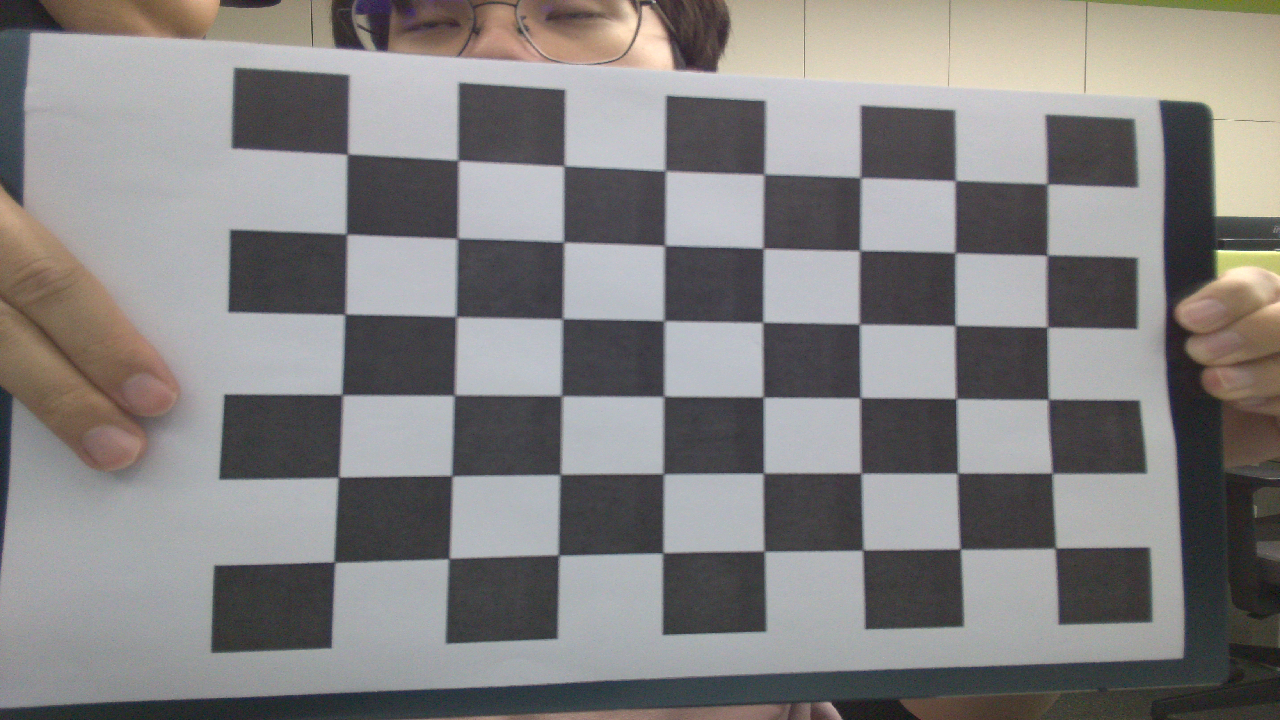
#> input picture Python/Camera/Picture/0.png, 1280 x 720 px; its folder holds only this picture in this run
$ python camera_test_03.py
#> lines starting #> are read from the running program, lines starting #| are printed output that depends on the picture; after the words box and inside, x2 and y2 are one past the last pixel; in counts of white or black regions, pixels touching at a corner belong together; long printed decimals are rounded
import numpy as np
import cv2
import glob

objp = np.zeros((8*6,3), np.float32)
objp[:,:2] = np.mgrid[0:6,0:8].T.reshape(-1,2)

objpoints = []
imgpoints = []

images = glob.glob('Picture/*.png')

for fname in images:
    img = cv2.imread(fname)
#> img is the input picture: shape (720, 1280, 3); mean B, G, R 129.5, 129.8, 132
    gray = cv2.cvtColor(img, cv2.COLOR_BGR2GRAY)
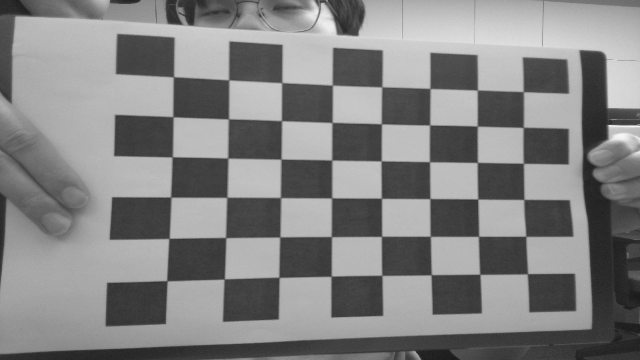
#> gray: shape (720, 1280) (shown at 1/2 size); min 10, max 254, mean 130.4

    ret, corners = cv2.findChessboardCorners(gray, (6,8), None)
#> ret = True; corners = 48 rows, first 8: [1047, 184], [1047, 255.5], [1045.6, 327.9], [1048, 399], [1050.2, 473.5], [1055, 548], [955, 180.5], [955, 253]

    if ret == True:
        objpoints.append(objp)

        criteria = (cv2.TERM_CRITERIA_EPS + cv2.TERM_CRITERIA_MAX_ITER, 30, 0.001)
        corners2 = cv2.cornerSubPix(gray,corners, (11,11), (-1,-1), criteria)
#> corners2 = 48 rows, first 8: [1047.1, 184], [1047, 255.2], [1047.1, 327.1], [1048.2, 399.3], [1051.9, 473.2], [1055.3, 548.1], [955.2, 180.5], [955, 252.7]
        imgpoints.append(corners2)

        img = cv2.drawChessboardCorners(img, (6,8), corners2, ret)
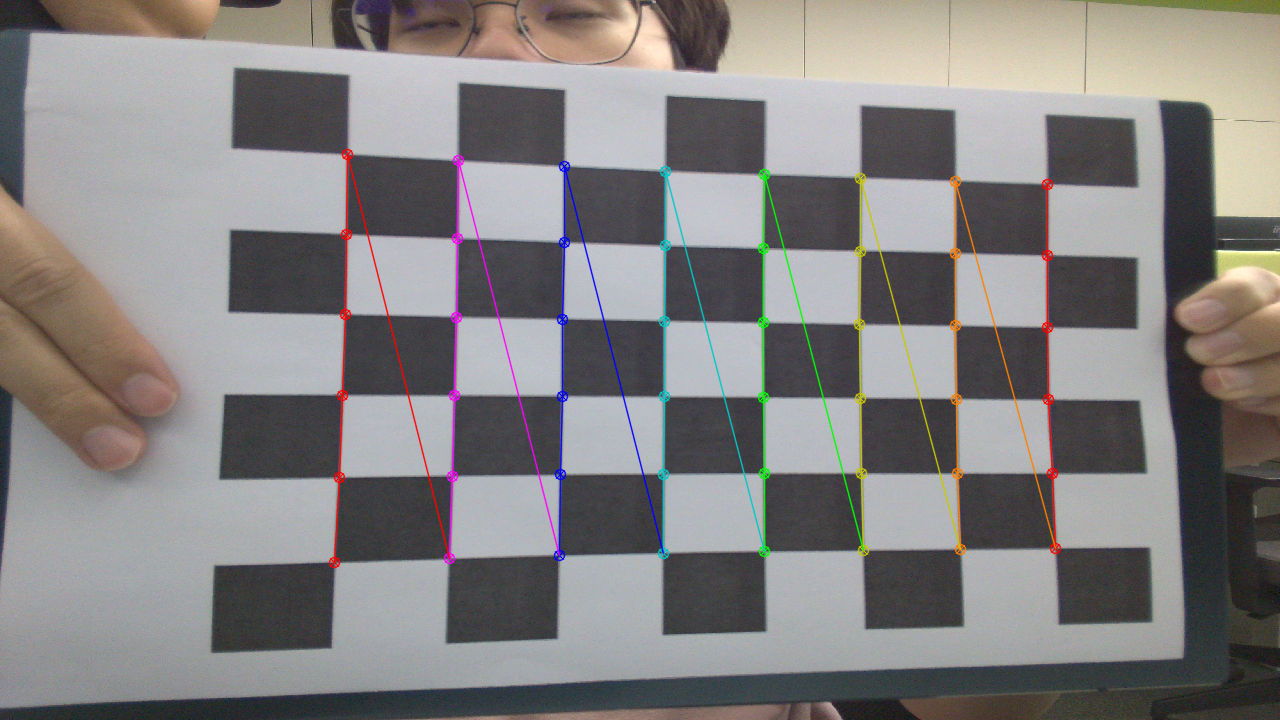
#> img: shape (720, 1280, 3); 2.3% of pixels changed, all inside (x1, y1, x2, y2) = (328, 148, 1062, 569)
        cv2.imshow('img', img)
        cv2.waitKey(10000)

cv2.destroyAllWindows()

ret, mtx, dist, rvecs, tvecs = cv2.calibrateCamera(objpoints, imgpoints, gray.shape[::-1], None, None)
#> ret = 0.399; mtx = [[1396.5, 0, 578.2], [0, 1009.8, 316.9], [0, 0, 1]]; dist = [[0.441, -2.31, -0.00639, -0.00681, 7.17]]; rvecs = ([-0.24, -0.131, 1.58],); tvecs = ([4.73, -1.84, 14.47],)

print("Camera matrix : \n")
print(mtx)
#| [[1.39650473e+03 0.00000000e+00 5.78187440e+02]
#|  [0.00000000e+00 1.00977395e+03 3.16939437e+02]
#|  [0.00000000e+00 0.00000000e+00 1.00000000e+00]]
print("dist : \n")
print(dist)
#| [[ 4.40506764e-01 -2.31085832e+00 -6.39260426e-03 -6.81214526e-03
#|    7.16720981e+00]]

$ run again, on Python/Camera/Picture/12.png
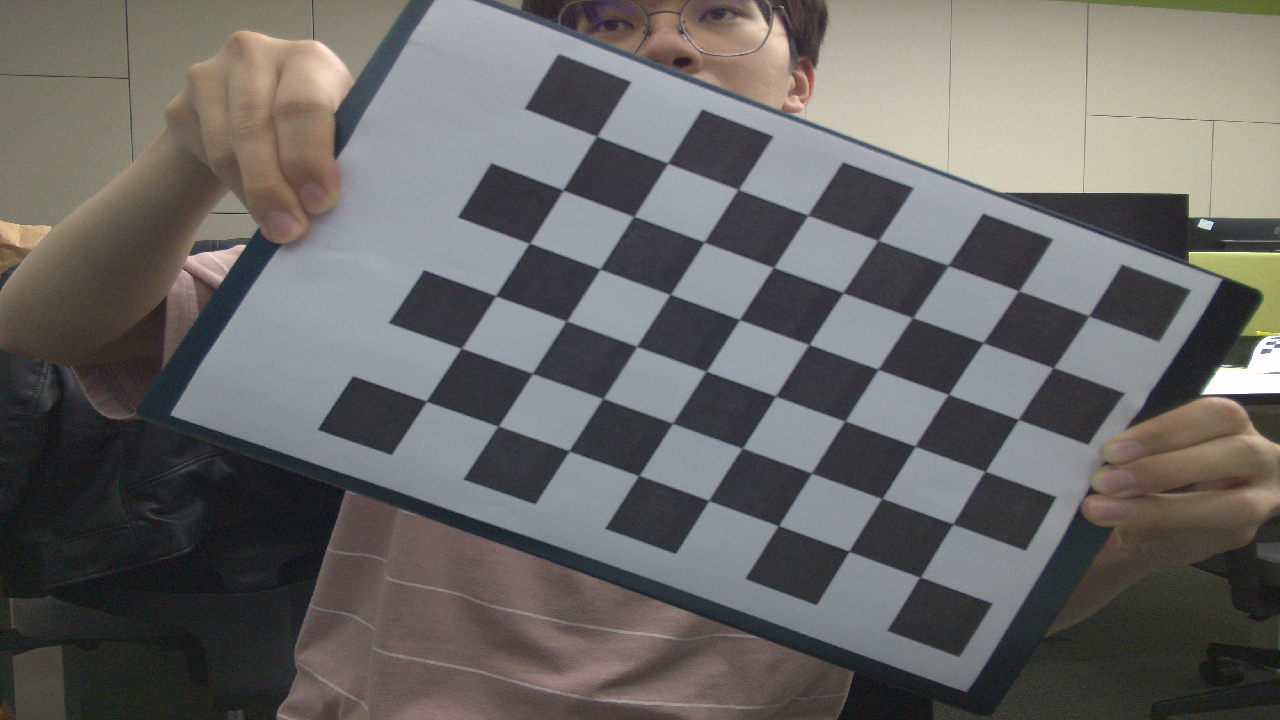
#> input picture Python/Camera/Picture/12.png, 1280 x 720 px
#> img is the input picture: shape (720, 1280, 3); mean B, G, R 101.4, 103.1, 105.3
#> `gray = cv2.cvtColor(img, cv2.COLOR_BGR2GRAY)`:
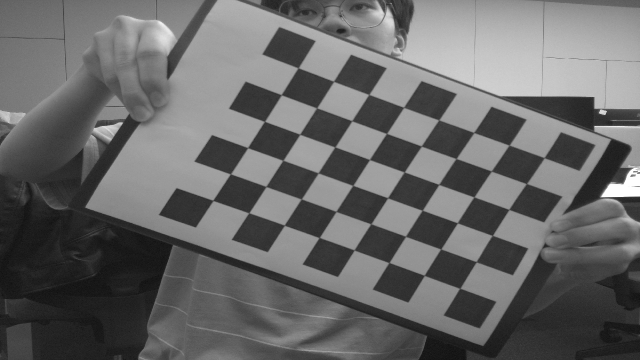
#> gray: shape (720, 1280) (shown at 1/2 size); min 7, max 255, mean 103.6
#> `ret, corners = cv2.findChessboardCorners(gray, (6,8), None)`: ret = True; corners = 48 rows, first 8: [426.1, 401.3], [461, 348.6], [495.9, 295.8], [530.6, 243.5], [564.7, 190.8], [597.3, 136.2], [498.4, 425.5], [532.5, 373.5]
#> corners2 = 48 rows, first 8: [426.3, 401.2], [461.4, 348.3], [495.8, 295.7], [529.4, 243.2], [562.9, 190], [596.7, 136.2], [498.1, 426.1], [532.5, 373.4]
#> `img = cv2.drawChessboardCorners(img, (6,8), corners2, ret)`:
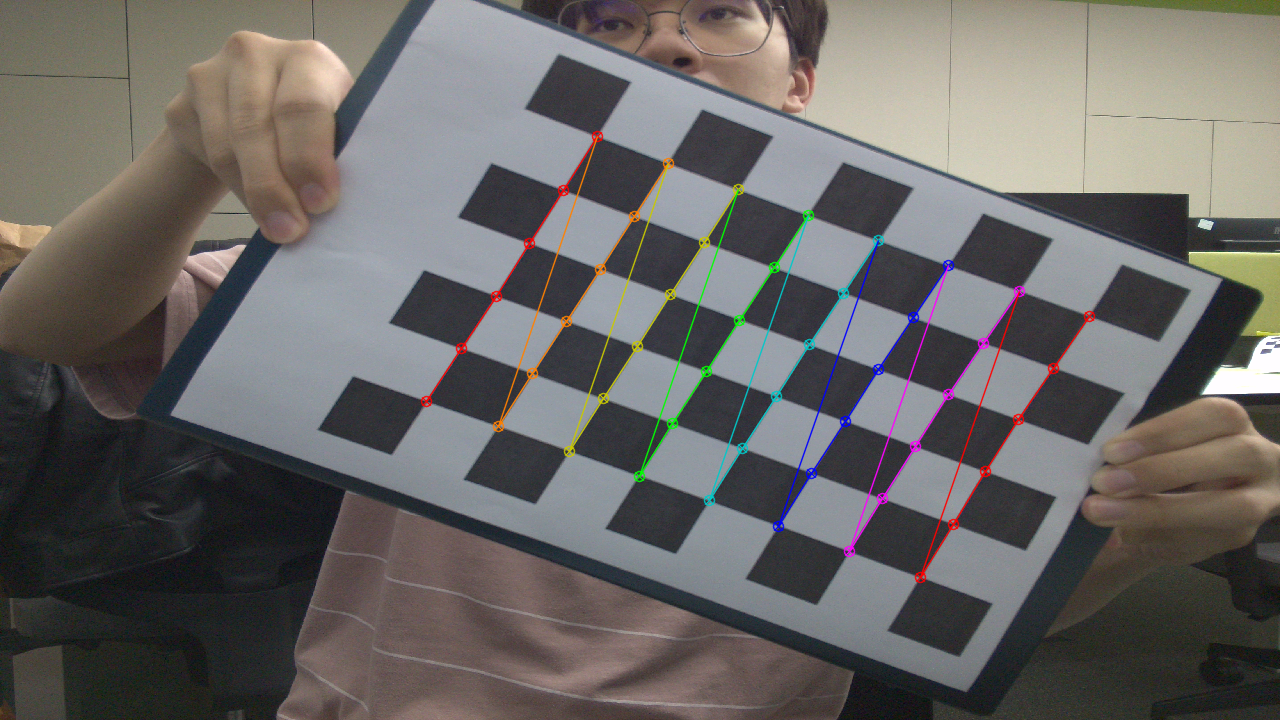
#> img: shape (720, 1280, 3); 1.79% of pixels changed, all inside (x1, y1, x2, y2) = (420, 130, 1096, 584)
#> `ret, mtx, dist, rvecs, tvecs = cv2.calibrateCamera(objpoints, imgpoint..`: ret = 0.33; mtx = [[1950.1, 0, 233], [0, 1344.4, 366.7], [0, 0, 1]]; dist = [[0.482, 0.49, 0.0151, -0.117, -1.69]]; rvecs = ([0.0971, -0.0503, -1.13],); tvecs = ([2.3, 0.587, 22.46],)
#| [[1.95005920e+03 0.00000000e+00 2.32992767e+02]
#|  [0.00000000e+00 1.34435942e+03 3.66678139e+02]
#|  [0.00000000e+00 0.00000000e+00 1.00000000e+00]]
#| [[ 0.4818  0.49  0.01515 -0.1169 -1.691]]

$ run again, on Python/Camera/Picture/13.png
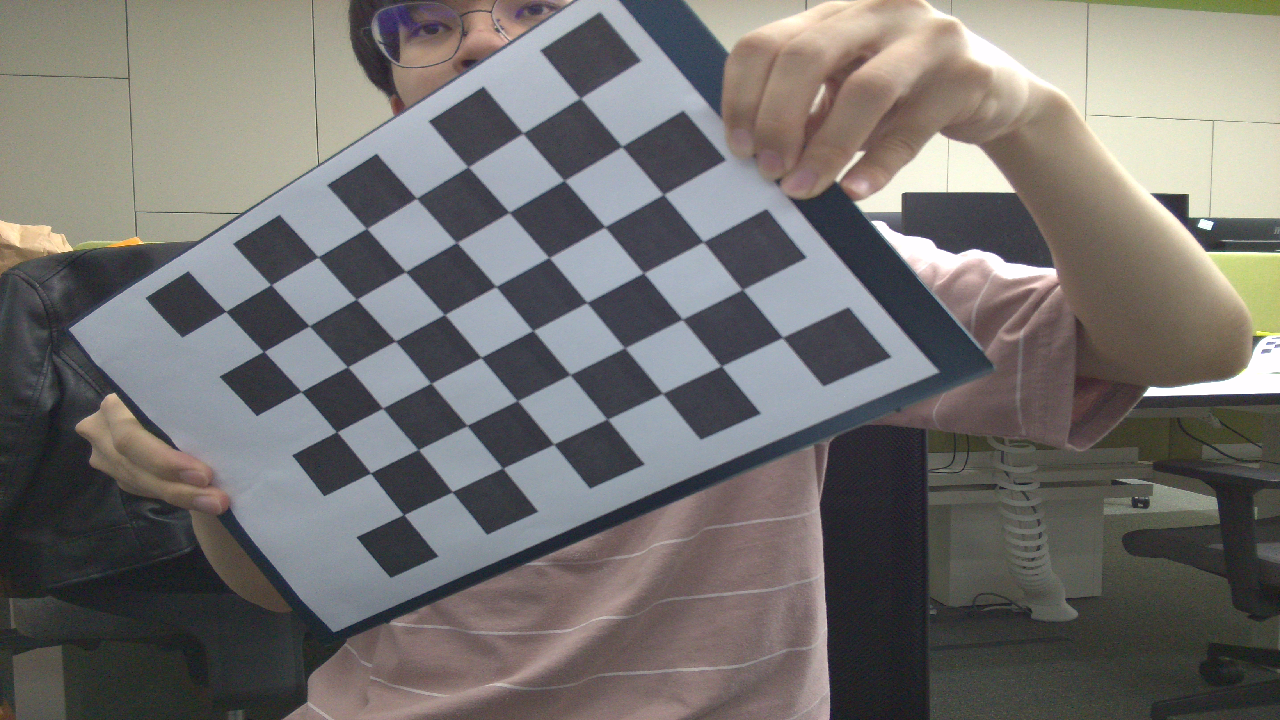
#> input picture Python/Camera/Picture/13.png, 1280 x 720 px
#> img is the input picture: shape (720, 1280, 3); mean B, G, R 110.7, 112.8, 115.5
#> `gray = cv2.cvtColor(img, cv2.COLOR_BGR2GRAY)`:
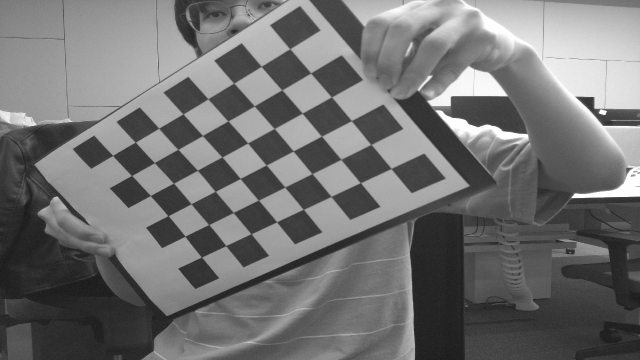
#> gray: shape (720, 1280) (shown at 1/2 size); min 14, max 255, mean 113.3
#> `ret, corners = cv2.findChessboardCorners(gray, (6,8), None)`: ret = True; corners = 48 rows, first 8: [581.3, 98.66], [621.8, 146.8], [663.5, 194.6], [702.1, 242.8], [742.3, 289.4], [782.1, 338.2], [523, 133], [563.8, 180.4]
#> corners2 = 48 rows, first 8: [580.2, 98.11], [621.8, 146.4], [663.4, 194.4], [703.3, 241.7], [742.3, 289.5], [782.5, 337.4], [522.9, 133.1], [564.2, 180.3]
#> `img = cv2.drawChessboardCorners(img, (6,8), corners2, ret)`:
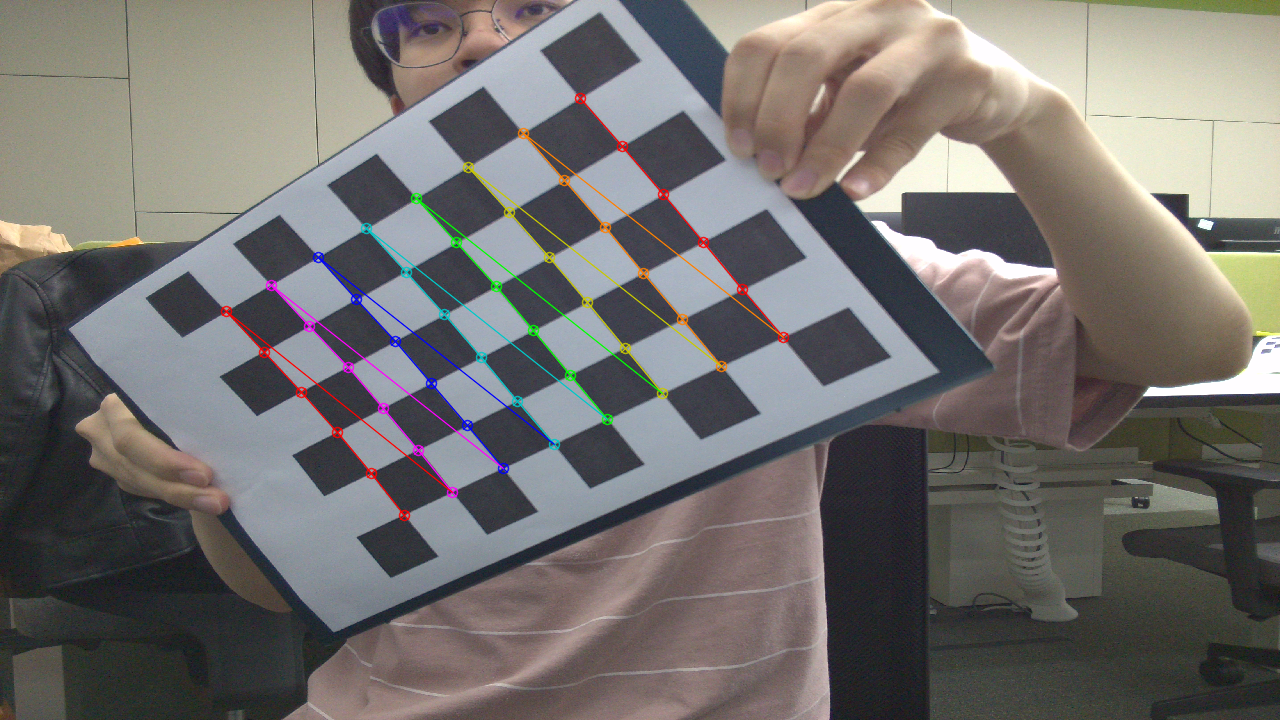
#> img: shape (720, 1280, 3); 1.57% of pixels changed, all inside (x1, y1, x2, y2) = (220, 92, 790, 522)
#> `ret, mtx, dist, rvecs, tvecs = cv2.calibrateCamera(objpoints, imgpoint..`: ret = 0.434; mtx = [[697.5, 0, 1033], [0, 463.1, 384.8], [0, 0, 1]]; dist = [[0.0176, 0.0421, 0.0329, 0.0209, -0.0113]]; rvecs = ([0.257, 0.118, 1.06],); tvecs = ([-5.37, -5.22, 7.79],)
#| [[6.97507690e+02 0.00000000e+00 1.03301305e+03]
#|  [0.00000000e+00 4.63074912e+02 3.84831414e+02]
#|  [0.00000000e+00 0.00000000e+00 1.00000000e+00]]
#| [[ 0.01758  0.04213   0.03285  0.02088 -0.01133]]
